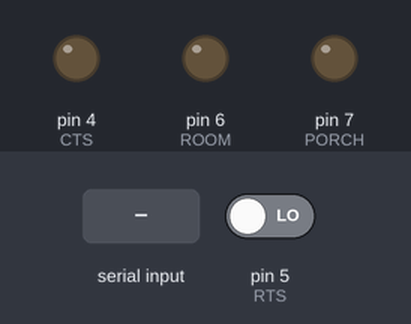
Simulated run of this sketch. Board: Arduino Uno, built with avr-gcc and run on an emulated ATmega328P. Shown: output pins drawn as LEDs (lit = HIGH). The inputs (shaded band) are chosen by the test bench; at power-on: pin 5 (RTS) LOW.

Above: at 1.2 s.
1.3 s: "1\n" received over the second serial link
At 1.6 s:
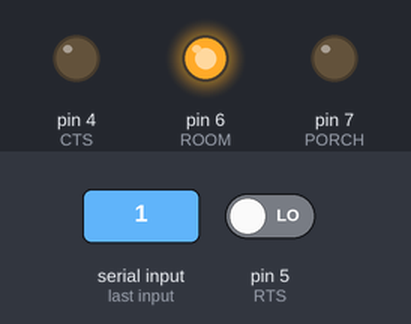
2.8 s: "P\n" received over the second serial link
At 3.9 s:
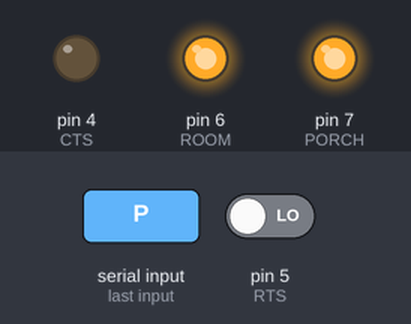
4.3 s: "0\n" received over the second serial link
At 5.1 s:
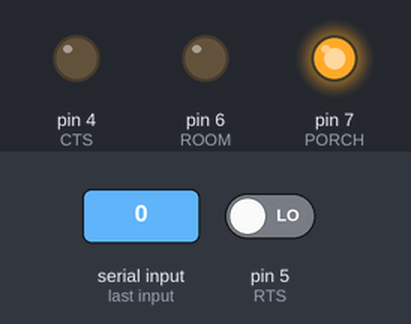
5.8 s: "p\n" received over the second serial link
At 6.2 s:
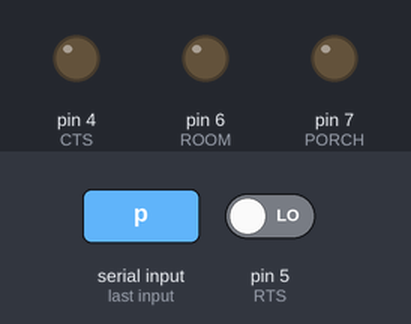
Timing chart, 0 to 8.3 s (numbered marks = the images above; inputs shaded):
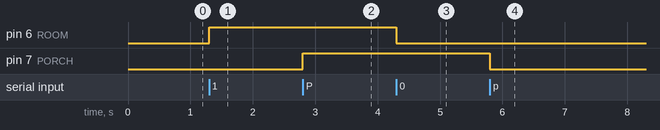

Measured:
- after the input at 1.3 s, pin 6 (ROOM): LOW → HIGH at once
- after the input at 2.8 s, pin 7 (PORCH): LOW → HIGH at once
- after the input at 4.3 s, pin 6 (ROOM): HIGH → LOW at once
- after the input at 5.8 s, pin 7 (PORCH): HIGH → LOW at once

The sketch:

bluetooth_home.ino
```cpp
#include <SoftwareSerial.h>

constexpr byte UNO_RX = 2, UNO_TX = 3, CTS = 4, RTS = 5;
constexpr byte ROOM = 6, PORCH = 7;
SoftwareSerial radio(UNO_RX, UNO_TX);
bool roomOn = false;
bool porchOn = false;

void sendReply(const char *reply) {
  digitalWrite(CTS, HIGH);
  const unsigned long started = millis();
  for (; *reply; ++reply) {
    while (digitalRead(RTS) == HIGH && millis() - started < 500) delay(1);
    if (digitalRead(RTS) == HIGH) break;
    radio.write(*reply);
  }
  digitalWrite(CTS, LOW);
}

void setup() {
  digitalWrite(CTS, HIGH);
  pinMode(CTS, OUTPUT);
  pinMode(RTS, INPUT);
  pinMode(ROOM, OUTPUT);
  pinMode(PORCH, OUTPUT);
  digitalWrite(ROOM, LOW);
  digitalWrite(PORCH, LOW);
  radio.begin(9600);
  digitalWrite(CTS, LOW);
}

void loop() {
  if (!radio.available()) return;
  switch (radio.read()) {
    case '1': roomOn = true; break;
    case '0': roomOn = false; break;
    case 'P': porchOn = true; break;
    case 'p': porchOn = false; break;
    case 'S': roomOn = porchOn = false; break;
    case '?': break;
    case '\r': case '\n': return;
    default: sendReply("ERR\n"); return;
  }
  digitalWrite(ROOM, roomOn);
  digitalWrite(PORCH, porchOn);
  char reply[] = "R0 P0\n";
  reply[1] = roomOn ? '1' : '0';
  reply[4] = porchOn ? '1' : '0';
  sendReply(reply);
}
```
